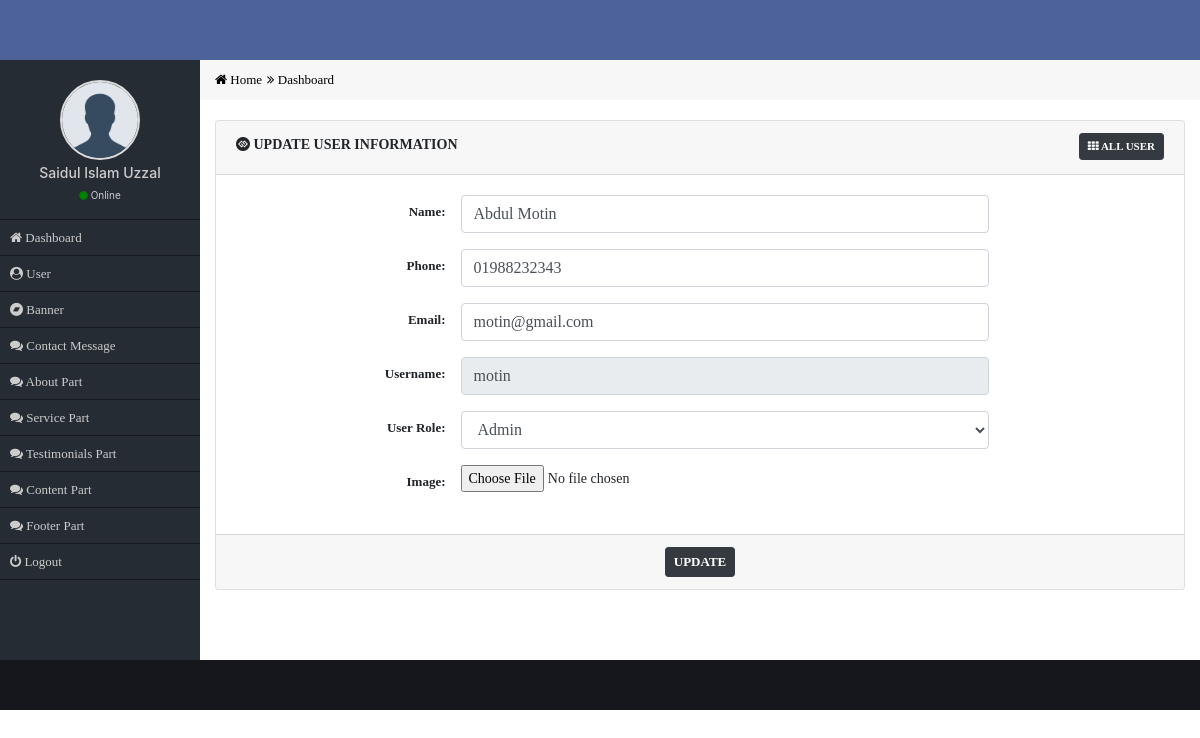
Screenshot of /admin/edit-user.php?e=3 (signed in) with the database file from the repository.
### tables this page shows
CREATE TABLE `cs_user` (
  `user_id` int(11) NOT NULL,
  `user_name` varchar(50) NOT NULL,
  `user_phone` varchar(20) NOT NULL,
  `user_email` varchar(40) NOT NULL,
  `user_username` varchar(30) NOT NULL,
  `user_password` varchar(40) NOT NULL,
  `role_id` int(11) NOT NULL,
  `user_photo` varchar(50) NOT NULL,
  `user_reg_time` datetime NOT NULL
);

CREATE TABLE `cs_role` (
  `role_id` int(11) NOT NULL,
  `role_name` varchar(20) NOT NULL
);

### admin/edit-user.php (the view, shortened to what this page needs)
<?php
    require_once('functions/main.php');
    $eid=$_GET['e'];
    $sel="SELECT * FROM cs_user WHERE user_id='$eid'";
    $Q=mysqli_query($con,$sel);
    $data=mysqli_fetch_assoc($Q);
?>
    <div class="row">
        <div class="col-md-12 main_content">
            <form method="post" action="">
              <div class="card">
                <div class="card-header">
                    <div class="row">
                        <div class="col-md-8">
                              <h4 class="card_header_title"><i class="fa fa-gg-circle"></i> Update User Information</h4>
                        </div>
                        <div class="col-md-4 text-right">
                            <a class="btn btn-sm btn-dark card_top_btn" href="all-user.php"><i class="fa fa-th"></i> All User</a>
                        </div>
                    </div>
                </div>
                <div class="card-body">
                   <div class="form-group row custom_form_group">
                      <label class="col-sm-3 col-form-label">Name:</label>
                      <div class="col-sm-7">
                        <input type="text" class="form-control" id="" name="name" value="<?= $data['user_name']; ?>">
                      </div>
                    </div>
                    <div class="form-group row custom_form_group">
                       <label class="col-sm-3 col-form-label">Phone:</label>
                       <div class="col-sm-7">
                         <input type="text" class="form-control" id="" name="phone" value="<?= $data['user_phone']; ?>">
                       </div>
                    </div>
                    <div class="form-group row custom_form_group">
                      <label class="col-sm-3 col-form-label">Email:</label>
                      <div class="col-sm-7">
                        <input type="email" class="form-control" id="" name="email" value="<?= $data['user_email']; ?>">
                      </div>
                    </div>
                    <div class="form-group row custom_form_group">
                       <label class="col-sm-3 col-form-label">Username:</label>
                       <div class="col-sm-7">
                         <input type="text" class="form-control" id="" name="username" value="<?= $data['user_username']; ?>" disabled>
                       </div>
                    </div>
                    <div class="form-group row custom_form_group">
                       <label class="col-sm-3 col-form-label">User Role:</label>
                       <div class="col-sm-7">
                         <select class="form-control" name="role">
                           <?php
                              $selr="SELECT * FROM cs_role ORDER BY role_id ASC";
                              $Qr=mysqli_query($con,$selr);
                              while($urole=mysqli_fetch_assoc($Qr)){
                           ?>
                           <option value="<?= $urole['role_id']; ?>" <?php if($urole['role_id']==$data['role_id']) echo "selected"; ?>><?= $urole['role_name']; ?></option>
                          <?php } ?>
                         </select>
                       </div>
                    </div>
                    <div class="form-group row custom_form_group">
                       <label class="col-sm-3 col-form-label">Image:</label>
                       <div class="col-sm-7">
                         <input type="file" id="" name="pic">
                       </div>
                    </div>
                </div>
                <div class="card-footer text-center">
                    <button type="submit" class="btn btn-sm btn-dark submit_btn">UPDATE</button>
                </div>
              </div>
          </form>
        </div>
    </div>

### admin/css/style.css (style rules this page uses)
* { margin: 0px; padding: 0px; outline: 0px; }
a { text-decoration: none; }
.main_content { margin-top: 20px; font-family: verdana; font-size: 14px; }
.card_header_title { font-size: 14px; font-weight: bold; margin-top: 4px; font-family: verdana; text-transform: uppercase; }
.card_top_btn { font-size: 11px; font-weight: 600; text-transform: uppercase; }
.custom_form_group label.col-form-label { text-align: right; font-family: verdana; font-weight: bold; font-size: 13px; margin-right: -15px; }
.submit_btn { font-size: 13px; font-weight: 600; text-transform: uppercase; }

### rows the page displays
cs_user: name "Abdul Motin", phone "01988232343", email "motin@gmail.com", username "motin", role "Admin"

### other values shown
$_SESSION['name'] "Saidul Islam Uzzal"
